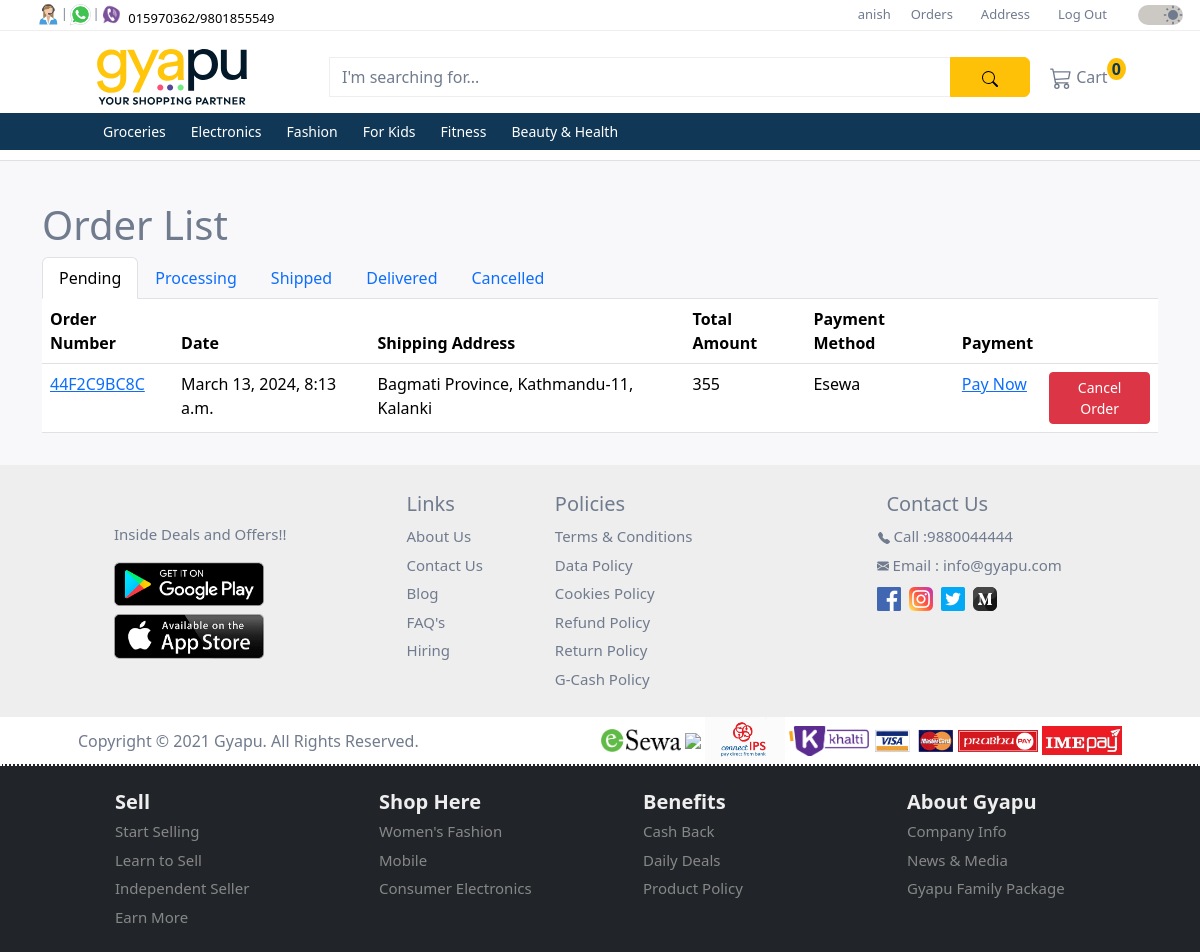
The page /orders/ (signed in) on the database its author committed.
### user/models.py (models this page shows, shortened)
class CustomUser(AbstractUser):
  id = models.UUIDField(
    primary_key = True,
    default = uuid.uuid4,
    editable = False
  )
  full_name = models.CharField(max_length=50, default='Default Name')
  mobile = models.CharField(max_length=10, blank=False, null=False)

class Address(models.Model):
  PROVINCE_CHOICES = (
    ('Koshi Province', 'Koshi Province'),
    ('Madesh Province', 'Madesh Province'),
    ('Bagmati Province', 'Bagmati Province'),
    ('Gandaki Province', 'Gandaki Province'),
    ('Lumbini Province', 'Lumbini Province'),
    ('Karnali Province', 'Karnali Province'),
    ('Sudurpashchim Province', 'Sudurpashchim Province'),
  )
  id = models.UUIDField(
    primary_key = True,
    default = uuid.uuid4,
    editable = False
  )
  user = models.ForeignKey(settings.AUTH_USER_MODEL, on_delete=models.CASCADE, limit_choices_to={'groups__name': 'customer'})
  province = models.CharField(max_length=100, choices=PROVINCE_CHOICES)
  city = models.CharField(max_length=100)
  area = models.CharField(max_length=100)
  tole = models.IntegerField(validators=[MinValueValidator(0)])

### products/models.py (models this page shows, shortened)
class Category(models.Model):
  id = models.UUIDField(
    primary_key = True,
    default = uuid.uuid4,
    editable = False
  )
  name = models.CharField(max_length=255)
  description = models.TextField(blank=True)
  parent = models.ForeignKey('self', on_delete=models.CASCADE, null=True, blank=True, related_name='children')
  class Meta:
    verbose_name_plural = 'Categories'

### orders/models.py (models this page shows, shortened)
class Order(models.Model):
  STATUS_CHOICES = (
    ('Pending', 'Pending'),
    ('Processing', 'Processing'),
    ('Shipped', 'Shipped'),
    ('Delivered', 'Delivered'),
    ('Cancelled', 'Cancelled'),
  )
  PAYMENT_METHODS = (
    ('Cash on Delivery', 'Cash on Delivery'),
    ('Esewa', 'Esewa'),
  )
  id = models.UUIDField(
    primary_key = True,
    default = uuid.uuid4,
    editable = False
  )
  user = models.ForeignKey(User, on_delete=models.CASCADE)
  date_ordered = models.DateTimeField(default=now)
  status = models.CharField(max_length=20, choices=STATUS_CHOICES, default='Pending')
  total_amount = models.DecimalField(max_digits=10, decimal_places=2)
  order_number = models.CharField(max_length=20, unique=True, editable=False)
  shipping_address = models.ForeignKey(Address, on_delete=models.DO_NOTHING, null=True, blank=True, default=None)
  payment_method = models.CharField(max_length=50, choices=PAYMENT_METHODS, default='Cash on Delivery')
  payment_completed = models.BooleanField(default=False, null=True, blank=True)

### orders/views.py (the view, shortened to what this page needs)
# urls.py: path('', OrderListView.as_view(), name='order_list'),
class OrderListView(LoginRequiredMixin, ListView):
  model = Order
  template_name = 'orders/order_list.html'
  context_object_name = 'order_list'
  def get_queryset(self):
    user = self.request.user
    if user.groups.filter(name='customer').exists():
      return Order.objects.filter(user=user).annotate(total_amount_override=Sum('total_amount')).order_by('-date_ordered')
    else:
      return Order.objects.none()
  def get_context_data(self, **kwargs):
    context = super().get_context_data(**kwargs)
    user = self.request.user
    context['pending_orders'] = self.get_queryset().filter(status='Pending')
    context['processing_orders'] = self.get_queryset().filter(status='Processing')
    context['shipped_orders'] = self.get_queryset().filter(status='Shipped')
    context['delivered_orders'] = self.get_queryset().filter(status='Delivered')
    context['cancelled_orders'] = self.get_queryset().filter(status='Cancelled')
    return context

### products/context_processors.py (called while the page is built)
def categories(request):
  categories = Category.objects.filter(parent__isnull=True)
  return {'categories': categories}

### user/context_processors.py (called while the page is built)
def user_group(request):
  user_belong_to_store = request.user.groups.filter(name='store').exists()
  return {'user_belong_to_store': user_belong_to_store}

### orders/templates/orders/order_list.html (shortened to what this page needs)
{% extends '_base.html' %}
{% block content %}
  <h1>Order List</h1>
  <ul class="nav nav-tabs" id="orderTabs" role="tablist">
    <li class="nav-item">
      <a class="nav-link active" id="pending-tab" data-bs-toggle="tab" href="#pending" role="tab" aria-controls="pending" aria-selected="true">Pending</a>
    </li>
    <li class="nav-item">
      <a class="nav-link" id="delivered-tab" data-bs-toggle="tab" href="#processing" role="tab" aria-controls="processing" aria-selected="false">Processing</a>
    </li>
    <li class="nav-item">
      <a class="nav-link" id="delivered-tab" data-bs-toggle="tab" href="#shipped" role="tab" aria-controls="shipped" aria-selected="false">Shipped</a>
    </li>
    <li class="nav-item">
      <a class="nav-link" id="delivered-tab" data-bs-toggle="tab" href="#delivered" role="tab" aria-controls="delivered" aria-selected="false">Delivered</a>
    </li>
    <li class="nav-item">
      <a class="nav-link" id="delivered-tab" data-bs-toggle="tab" href="#cancelled" role="tab" aria-controls="cancelled" aria-selected="false">Cancelled</a>
    </li>
  </ul>
  <div class="tab-content" id="orderTabsContent">
    {% include 'orders/order_list_tab.html' with orders=pending_orders tab_id='pending' active='true' %}
  </div>
{% endblock %}

### user/templates/homepage/upper_navbar.html (shortened to what this page needs)
{% load static %}
<nav class="navbar navbar-expand-lg first-nav">
  <div class="container-fluid d-flex">
    <div class="contact-icons ms-4 d-none d-lg-block">
      <div class="d-flex">
        <div class="d-flex">
          <div class="tooltip px-0">
            <img src="{% static "images/icons/contact.svg" %}" alt="phone">
          </div>
          <span class="pt-1">|</span>
        </div>
        <div class="d-flex">
          <div class="tooltip px-0">
            <img src="{% static "images/icons/whatsapp.png" %}" alt="whatsapp">
          </div>
          <span class="pt-1">|</span>
        </div>
        <div>
          <div class="tooltip px-0">
            <img src="{% static "images/icons/viber.png" %}" alt="viber">
          </div>
        </div>
        <div class="mt-1">
          <a class="phone-number ps-1" href="#">
            015970362/9801855549
          </a>
        </div>
      </div>
    </div>
    <div class="menu flex-grow-1">
      <div class="collapse navbar-collapse justify-content-end" id="collapsibleNavbar">
        <ul class="navbar-nav">
          {% if user.is_authenticated %}
            <li class="nav-item">
              <a href="{% url 'profile_detail' %}">{{ user.username }}</a>
            </li>
            <li class="nav-item">
              <a href="{% url 'order_list' %}">Orders</a>
            </li>
            <li class="nav-item">
              {% if user_belong_to_store %}
                <a class="nav-link py-0" href="{% url 'product_add' %}">Add Product</a>
              {% else %}
                <a class="nav-link py-0" href="{% url 'address_list' %}">Address</a>
              {% endif %}
            </li>
            <li class="nav-item">
              <a href="{% url 'account_logout' %}">Log Out</a>
            </li>
          {% else %}
            <li class="nav-item">
              <a class="nav-link py-0" href="{% url 'store_login' %}">Sell Your Product</a>
            </li>
          {% endif %}
        </ul>
      </div>
    </div>
    <div class="accessibilities">
      <div class="d-flex justify-content-end">
        <div class="switch">
          <div class="form-check form-switch ms-3">
            <input class="form-check-input" type="checkbox" id="toggleswitch" value="yes" checked>
          </div>
        </div>
      </div>
    </div>
  </div>
</nav>

### user/templates/homepage/lower_navbar.html (shortened to what this page needs)
{% load static %}
<nav class="navbar navbar-expand-xl d-flex flex-column second-nav" id="secondNav">
  <div class="container">
    <div class="d-flex flex-row container-fluid gyapu-head">
      <a class="navbar-brand" href="
        {% if not user_belong_to_store %}
          {% url 'home' %}
        {% else %}
          {% url 'store_dashboard' %}
        {% endif %}
      ">
        <img class="img-fluid" id="gyapu-head" src="{% static "images/gyapu-header-lightmode.svg" %}" alt="gyapu brand logo">
      </a>
      <form class="input-group mt-3 mb-3" method="get" action="{% url 'search_results' %}">
        <input type="text" class="form-control" placeholder="I'm searching for..." name="query">
        <button class="btn btn-warning" type="submit">
        </button>
      </form>
    </div>
    <div class="collapse navbar-collapse" id="mynavbar">
      <ul class="navbar-nav me-auto">
        {% if not user_belong_to_store %}
        <li class="nav-item">
          <div class="tooltip">
            <a class="nav-link" href="{% url 'cart_detail' %}">
              Cart
              <sup class="bg-warning cart-number">0</sup>
            </a>
          </div>
        </li>
        {% endif %}
      </ul>
    </div>
  </div>
  <div class="dropdown-nav">
    <div class="container">
      <div class="collapse navbar-collapse" id="mynavbar">
        <ul class="navbar-nav">
          {% for category in categories %}
            <li class="nav-item dropdown">
              <a class="nav-link dropbtn" href="{% url 'product_by_category' category.name %}">{{ category.name }}</a>
            </li>
          {% endfor %}
        </ul>
      </div>
    </div>
  </div>
</nav>

### orders/templates/orders/order_list_tab.html (shortened to what this page needs)
<div class="tab-pane fade {% if active == 'true' %}show active{% endif %}" id="{{ tab_id }}" role="tabpanel" aria-labelledby="{{ tab_id }}-tab">
  <table class="table">
    <thead>
      <tr>
        <th>Order Number</th>
        <th>Date</th>
        <th>Shipping Address</th>
        <th>Total Amount</th>
        <th>Payment Method</th>
        <th>Payment</th>
        <th></th>
      </tr>
    </thead>
    <tbody>
      {% for order in orders %}
        <tr>
          <td><a href="{% url 'order_detail' pk=order.pk %}">{{ order.order_number }}</a></td>
          <td>{{ order.date_ordered }}</td>
          <td>{{ order.shipping_address.province }}, {{ order.shipping_address.city }}-{{ order.shipping_address.tole }}, {{ order.shipping_address.area }}</td>
          <td>{{ order.total_amount_override }}</td>
          <td>{{ order.payment_method }}</td>
          <td>
            {% if order.status == 'Cancelled' %}
              {% if order.payment_method == 'Esewa' and order.payment_completed  %}
                Refunded
              {% else %}
                -
              {% endif %}
            {% elif order.payment_completed or order.status == 'Delivered' %}
              Completed
            {% elif order.payment_method == 'Esewa' and not order.payment_completed %}
              <a href="{% url 'esewa_request' order.id %}">Pay Now</a>
            {% else %}
              Pending
            {% endif %}
          </td>
          {% if order.status == 'Pending' or order.status == 'Processing' %}
            <td><a href="{% url 'order_cancel' pk=order.pk %}" class="btn btn-sm btn-danger">Cancel Order</a></td>
          {% else %}
            <td></td>
          {% endif %}
        </tr>
      {% empty %}
        <tr>
          <td colspan="7">No orders found.</td>
        </tr>
      {% endfor %}
    </tbody>
  </table>
</div>

### user/static/css/style.css (style rules this page uses)
* { margin: 0; padding: 0; scroll-behavior: smooth; }
:root { --backgroundColor: #ffffff; --featureListBgColor: #F8F8FA; --cardBgColor: #ffffff; --contactsBgColor: #EEEEEE; --toggleswitchBgColor: #CCC9C5; --textColor: #707B8E; --priceColor: #103755; --buttomnavColor: #103755; --border: #eeeeee; --controlColor: #606775; --phoneColor: #000000; --navAnchorHover: #000000; --inputBorderSelection: #eeeeee; --topicColorHover: #000000; --gyapuHeader: #031828; --cardHoverBoxShadow: 0 2px 4px 0 rgba(158, 155, 155, 0.19), 0 4px 10px 0 rgba(158, 155, 155, 0.19); }
body { color: var(--textColor); background-color: var(--backgroundColor); }
.first-nav { height: 30px; z-index: 3; background-color: var(--backgroundColor); }
.first-nav a { text-decoration: none; color: var(--textColor); }
.first-nav .contact-icons img { width: 25px; height: 25px; }
.first-nav .contact-icons span { font-size: 12px; color: var(--textColor); }
.phone-number { font-size: 13px; color: var(--phoneColor) !important; }
#collapsibleNavbar { font-size: 13px; }
#collapsibleNavbar ul li { padding: 0 10px; }
#collapsibleNavbar a { color: var(--textColor); }
.switch { margin-top: -5px; margin-left: 15px; }
.switch .form-check-input { font-size: 20px; width: 45px; background-color: var(--toggleswitchBgColor); border: none; cursor: pointer; }
.switch .form-switch .form-check-input { background-image: url("/static/images/moon.svg"); }
.switch .form-switch .form-check-input:checked { background-image: url("/static/images/sun.svg"); }
.second-nav { width: 100%; margin: 0; padding-top: 10px; padding-bottom: 0; background-color: var(--backgroundColor); z-index: 2; border-top: 1px solid var(--border); }
.second-nav .container .container-fluid { width: 1000px; }
.second-nav .container .container-fluid a { margin: auto; }
.second-nav img { width: 150px !important; min-width: 100px; }
.second-nav form { max-width: 700px !important; height: 40px; margin-left: 40px; }
.second-nav form input { background: transparent; border: 1px solid var(--border); }
.second-nav form input::placeholder { color: var(--textColor); }
.form-control { color: var(--textColor) !important; }
.second-nav form button { width: 80px; }
#mynavbar a { color: var(--textColor); }
.cart-number { font-size: 16px; font-weight: 600; color: #103755; border-radius: 50%; padding: 0 5px; margin-left: -5px; }
.tooltip { position: relative; font-size: 16px; display: inline-block; opacity: 1; }
.dropdown-nav { width: 100%; background-color: #103755; z-index: 2; }
.dropdown-nav .container { padding-left: 65px; }
.dropbtn { color: #ffffff !important; font-size: 14px; margin-right: 9px; }
.dropdown, .dropleft, .sub-dropleft { position: relative; display: inline-block; }
@media only screen and (max-width: 1200px) { .second-nav { padding-bottom: 10px; border-bottom: 1px solid #e0e0e0; } }

### rows shown on the page
CustomUser: username "anish"
Category: name "Groceries"
Category: name "Electronics"
Category: name "Fashion"
Category: name "For Kids"
Category: name "Fitness"
Category: name "Beauty & Health"
Order: order_number "44F2C9BC8C", date_ordered "March 13, 2024, 8:13 a.m.", shipping_address.province "Bagmati Province", shipping_address.city "Kathmandu", shipping_address.tole "11", shipping_address.area "Kalanki", total_amount_override "355", payment_method "Esewa", status "Pay Now"
